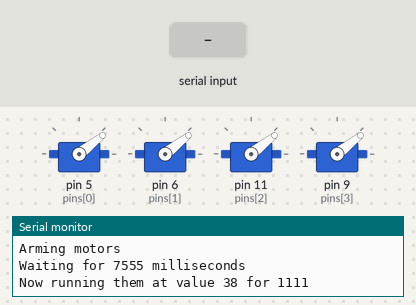
This sketch was run on a simulated Arduino Uno, built with avr-gcc and run on an emulated ATmega328P. Parts: 4 × servo, the last lines printed to the serial monitor. The test bench sets the inputs (shaded band).

Above: at 7.6 s.
At 9.8 s:
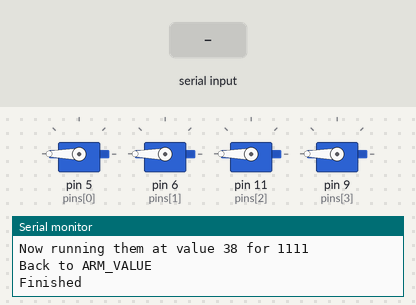
9.9 s: "90,45\n" received over Serial
Timing chart, 0 to 12.9 s (numbered marks = the images above; inputs shaded):
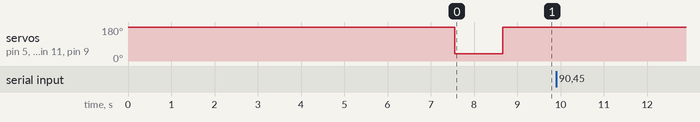

The sketch:

esc1.ino
```cpp
#include <Servo.h>

Servo motors[4];
#define NUM_MOTORS (4)
//                      N S W  E
int pins[NUM_MOTORS] = {5,6,11,9};

#define ARM_VALUE (300)
#define MAX_VALUE (65)
#define START_VALUE (30)


void armMotors() {
  Serial.println("Arming motors");
  for (int i=0; i<NUM_MOTORS; i++) {
    motors[i].write(ARM_VALUE);
  }
  Serial.println("Waiting for 7555 milliseconds");
  delay(7555);
  Serial.println("Now running them at value 38 for 1111");
  for (int i=0; i<NUM_MOTORS; i++) {
    motors[i].write(38);
  }
  delay(1111);
  Serial.println("Back to ARM_VALUE");
  for (int i=0; i<NUM_MOTORS; i++) {
    motors[i].write(ARM_VALUE);
  }
  Serial.println("Finished");
}

void setup()
{
  for (int i=0; i<NUM_MOTORS; i++) {
    motors[i].attach(pins[i]);
  }

  Serial.begin(19200);

  armMotors();
}


void loop()
{
  static int currentMotor = -1;
  static int volt = 0;

//        Serial.print("Power = ");
 //       Serial.println(volt, DEC);
  //      Serial.print("Motor number ");
   //     Serial.println(currentMotor, DEC);

  if (Serial.available() > 0) {
    byte cur = Serial.read();
    if ( (cur >= '0' && cur <= '9') || cur == 'n' || cur == 'N') {
      if (currentMotor == -1) {
        currentMotor = cur - '0';
        if (currentMotor < 0 || currentMotor >= NUM_MOTORS) {
          currentMotor = -1;
        }
        Serial.print("Motor number ");
        Serial.println(currentMotor, DEC);
      } else {
        if (cur == 'n') {
          if (currentMotor >= 0 && currentMotor < NUM_MOTORS) {
            if (volt < ARM_VALUE || volt > MAX_VALUE) {
              volt = ARM_VALUE;
            }
            motors[currentMotor].write(volt);
            Serial.print("Power = ");
            Serial.println(volt, DEC);
          }
          volt = 0;
          currentMotor = -1;
        }
        else {
          volt = volt * 10 + cur - '0';
            Serial.print("Power = ");
            Serial.println(volt, DEC);
        Serial.print("Motor number ");
        Serial.println(currentMotor, DEC);

        }
      }
    }
  }
}
```
